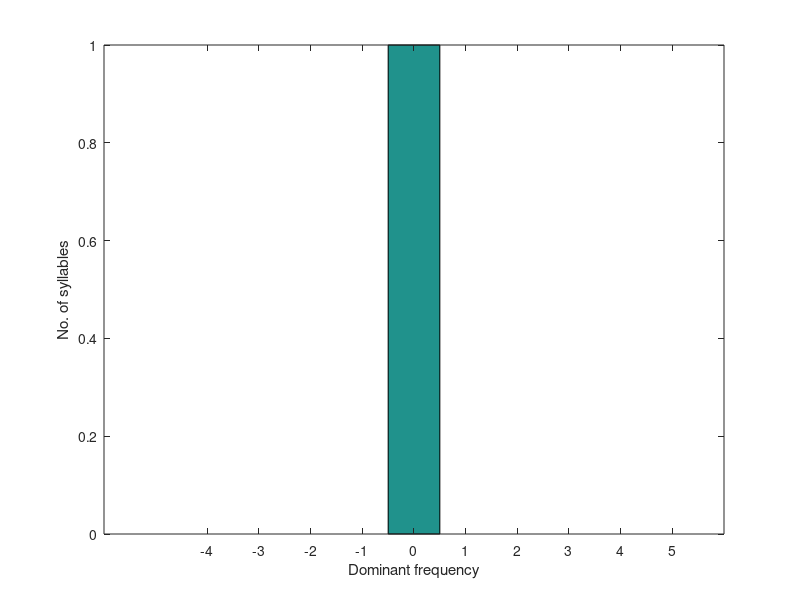

Here is the MATLAB script that generated this plot: (Note: this script raises an error after producing the figure.)
% clustering the dominant frequency results into 10 centorids which can be
% used to generate the scale for WPD

% read the dominant frequency information

clc; close all; clear;

csvFolder = '.\07-22\syllableFeature\*.csv';
csvFolderName = '.\07-22\syllableFeature\fileName';

csvList = dir(csvFolder);
% remove hidden files
csvList = csvList(arrayfun(@(x) ~strcmp(x.name(1), '.'), csvList));

finalDF = 0;
for iCSV= 1:length(csvList) 
    
    frogName = csvList(iCSV);
    frogCsvPath = strrep(csvFolderName, 'fileName', frogName.name);
    
    % read the csv file
    fid = fopen(frogCsvPath);
    out = textscan(fid, '%s %s %s %s %s %s %s', 'delimiter', ',');
    fclose(fid);
    
    dominantFreq = out{1};
    dominantFreq(1) = [];
    dominantFreq = str2double(dominantFreq);
    
    % connect DF of different frog species together
    finalDF = [finalDF; dominantFreq];
    
end

hist(finalDF)
xlabel('Dominant frequency');
ylabel('No. of syllables');
export_fig '.\07-22\dfHist.png'

finalDF(1) = [];
finalDF(finalDF ==0) = [];
% apply k-means to the DF
[idx,C] = kmeans(finalDF, 10, 'Distance', 'cityblock', 'Replicates', 10);

% save the centroids of k-means result
csvwrite('.\07-22\centroids.csv', sort(C));












